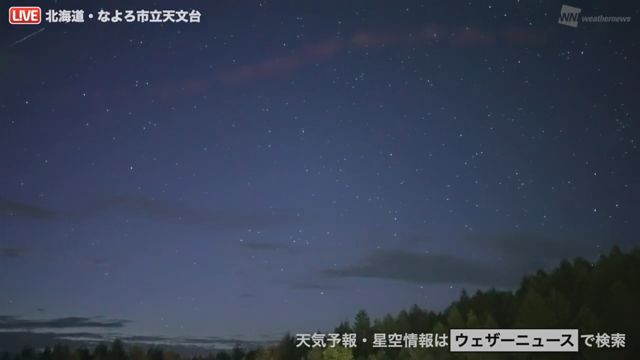
#> input picture overlaps/00_00_20.png, 640 x 360 px; its folder holds 4 pictures in this run
$ python makeOverlap.py
#> lines starting #> are read from the running program, lines starting #| are printed output that depends on the picture
#
# 將整個資料夾的照片疊成一張圖
#
import cv2
import os
import numpy as np

# Path to the folder containing images
image_folder = 'overlaps'
image_filename = 'satellite_combined_image.jpg'

# Get a list of all files in the folder, sorted by filename
images = sorted([img for img in os.listdir(image_folder) if img.endswith(".jpg") or img.endswith(".png")])

# Check if any images were found
if not images:
    print("No images found in the specified folder.")
    exit()

# Load the first image to get the size and type
first_image = cv2.imread(os.path.join(image_folder, images[0]))
#> first_image is the input picture: shape (360, 640, 3); mean B, G, R 85, 64.8, 55.8
if first_image is None:
    print("Failed to load the first image.")
    exit()

# Initialize a black canvas (same size as the images)
canvas = np.zeros_like(first_image)

# Loop through the images and take the maximum pixel value for each position
for image_name in images:
    img_path = os.path.join(image_folder, image_name)
    img = cv2.imread(img_path)
    if img is None:
        print(f"Failed to load {img_path}, skipping.")
        continue

    # Take the maximum value between the current image and the canvas
    canvas = np.maximum(canvas, img)
#> pass 2 of the loop `for image_name in images:`:
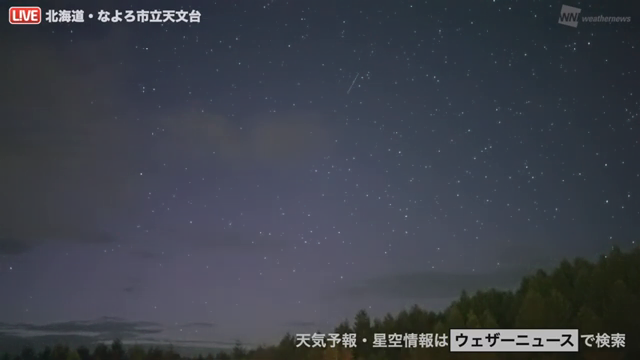
#> input picture overlaps/00_08_30.png, 640 x 360 px
#> img is the input picture: shape (360, 640, 3); mean B, G, R 75, 65.7, 61.7
#> `canvas = np.maximum(canvas, img)`:
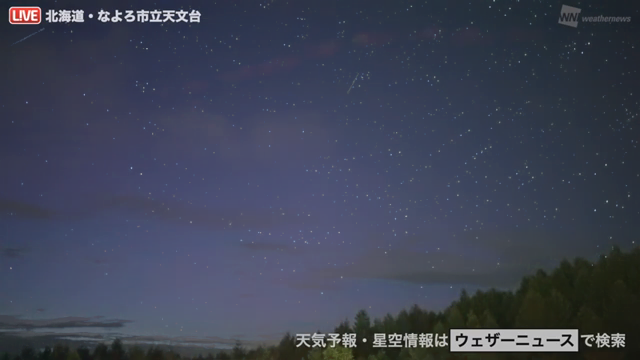
#> canvas: shape (360, 640, 3); mean B, G, R 85.4, 67.4, 62.2
#> pass 3 of the loop `for image_name in images:`:
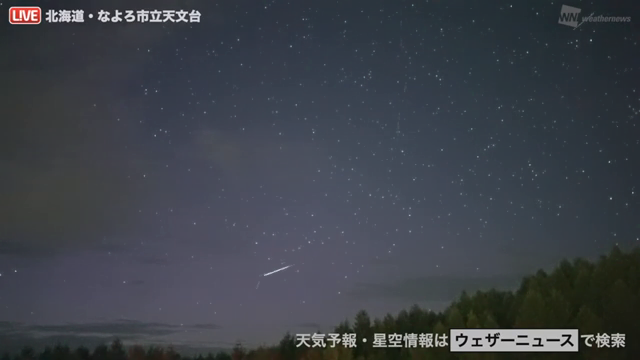
#> input picture overlaps/00_11_10.png, 640 x 360 px
#> img is the input picture: shape (360, 640, 3); mean B, G, R 73.3, 65.7, 61.2
#> `canvas = np.maximum(canvas, img)`:
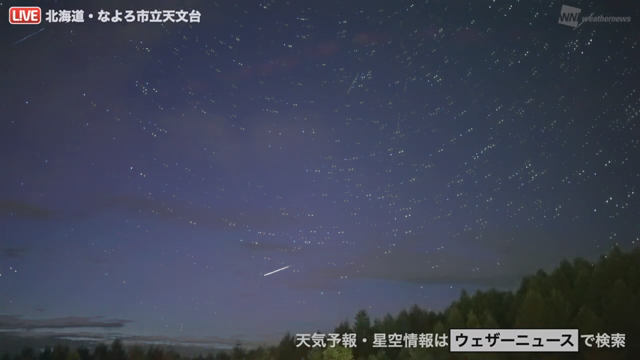
#> canvas: shape (360, 640, 3); mean B, G, R 85.6, 68.4, 63.2
#> the loop made 4 passes; the first 3 are shown

# Save the final combined image

cv2.imwrite(image_filename, canvas)
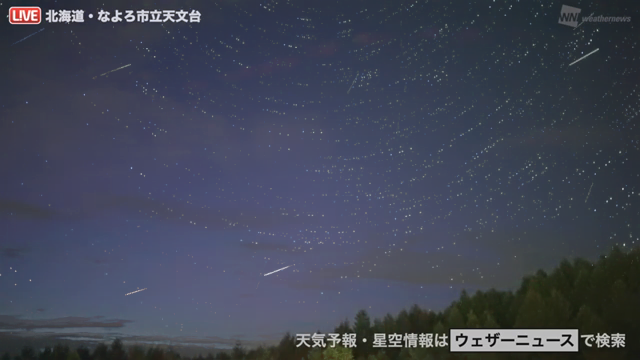
#> saved as satellite_combined_image.jpg: shape (360, 640, 3); mean B, G, R 85.8, 69.5, 64.9
print("Image combining complete! Combined image saved as 'combined_image.jpg'.")

# Display the final combined image
cv2.imshow('Combined Image', canvas)
cv2.waitKey(0)
cv2.destroyAllWindows()
